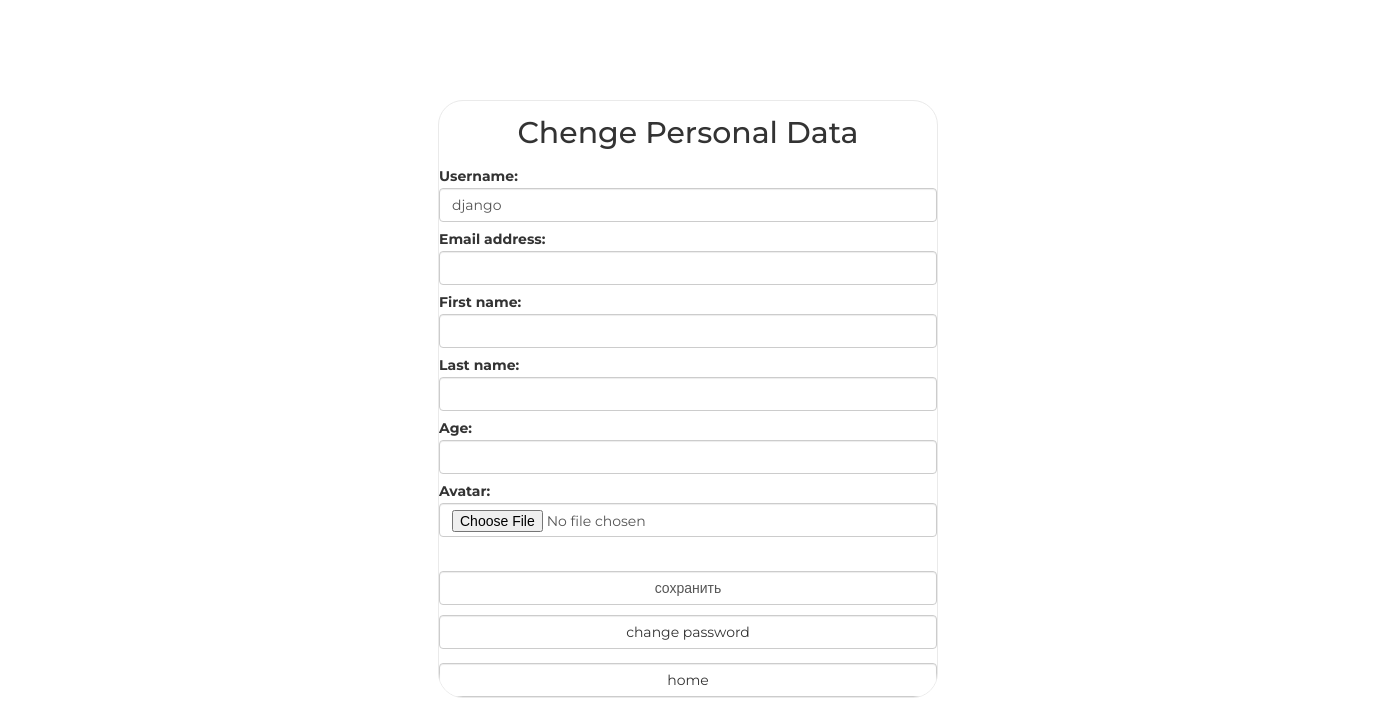
The page /auth/update/ (signed in) on the database as committed earlier.
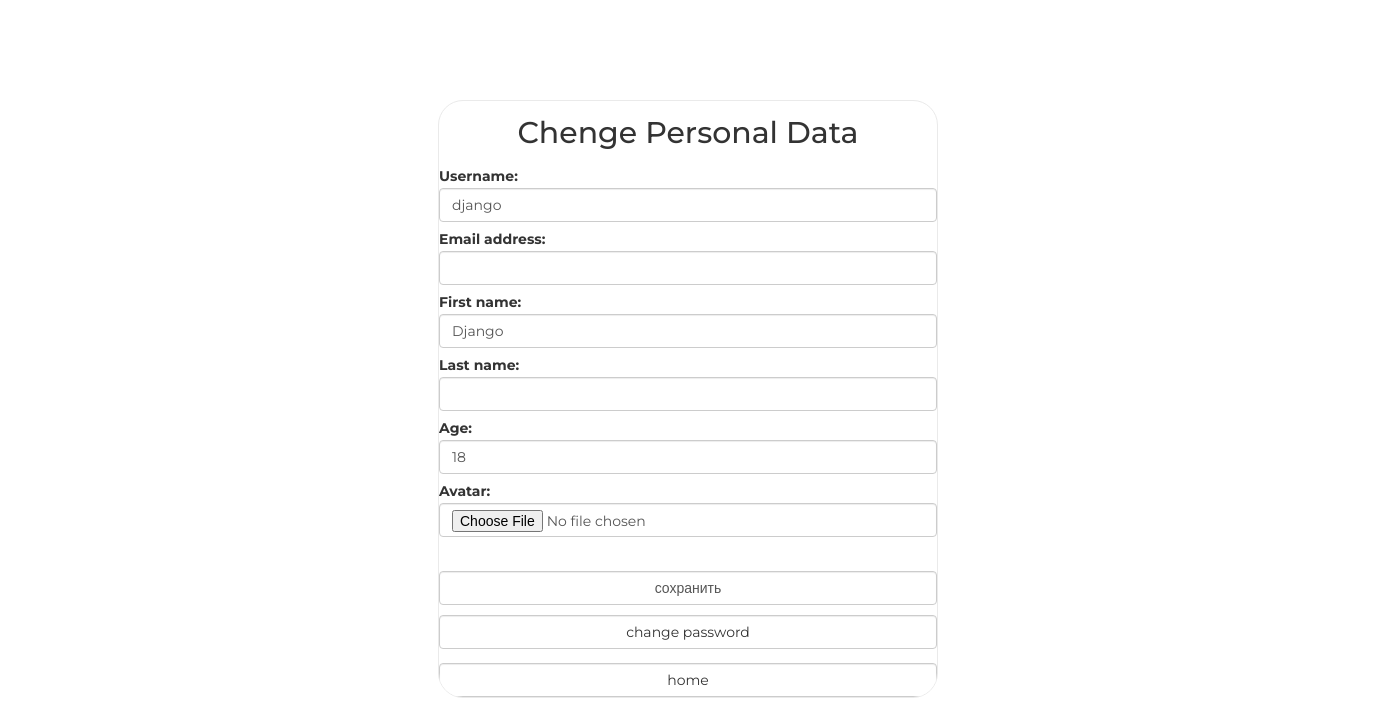
The same page on the database as committed later.
### authapp/models.py (models this page shows)
class ShopUser(AbstractUser):
    age = models.PositiveSmallIntegerField(verbose_name='age', null=True)
    avatar = models.ImageField(upload_to='users_avatars', blank=True)

### authapp/views.py (the view)
# urls.py: path('update/', authapp.update, name='update'),
@login_required
def update(request):
    if request.method == 'POST':
        form = ShopUserUpdateForm(request.POST, request.FILES, instance=request.user)
        if form.is_valid():
            form.save()
            context = {
                'title': 'Chenge personal data',
                'form': form,
                'confirmation':'Changed successfully'
            }
            return render(request, 'authapp/update.html', context)
    else:
        form = ShopUserUpdateForm(instance=request.user)
    context = {
        'title': 'Chenge personal data',
        'form': form,
    }
    return render(request, 'authapp/update.html', context)

### authapp/forms.py
class ShopUserUpdateForm(UserChangeForm):
    class Meta:
        model = ShopUser
        fields = ('username', 'password', 'email', 'first_name', 'last_name', 'age', 'avatar')
    def __init__(self, *args, **kwargs):
        super().__init__(*args, **kwargs)
        for field_name, field in self.fields.items():
            field.widget.attrs['class'] = f'form-control'
            if field_name == 'password':
                field.widget = HiddenInput()
            field.help_text = ''

### authapp/templates/authapp/update.html (shortened to what this page needs)
{% extends 'authapp/base.html' %}
{% load static %}
{% block container %}
    <form class="form-horizontal" method="post" enctype="multipart/form-data">
        {{ form.as_p }}
        <br>
        <input class="form-control" type="submit" value="сохранить">
    </form>
    <a class="btn btn-default form-control" href="{% url 'auth:pass_change' %}">change password</a>
    <br>
    <br>
    <a class="btn btn-default form-control" href="{% url 'main:index' %}">home</a>
{% endblock %}

Rows that differ between the two databases and show on the page:
changed ShopUser "django": first_name (not shown) → "Django"; age (not shown) → "18"
